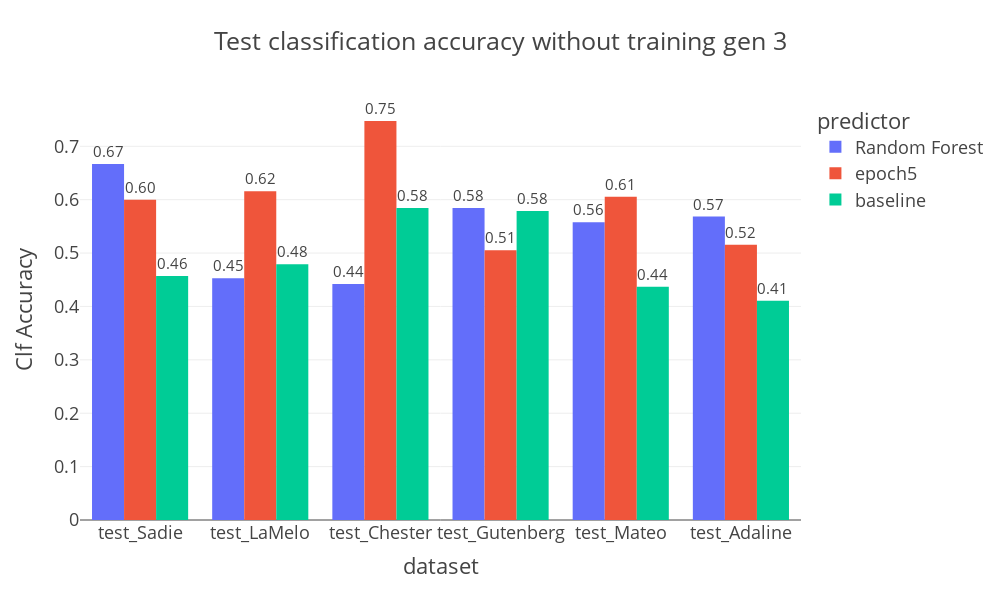

Notebook code cell kept with this figure:
### Code cell
import plotly.express as px
accuracies_dfs=accuracies_dfs[~accuracies_dfs.predictor.isin(["Gradient Boosting","XGBoost"])]
fig = px.histogram(accuracies_dfs, x="dataset", y="acc",
             color='predictor', barmode='group',text_auto=".2f",
            title=f"Test classification accuracy without training gen {generation}"
             )
fig.update_yaxes(title_text='Clf Accuracy')
fig.update_layout(height=600, width=1000, template="presentation")
fig.update_traces(textfont_size=15, textangle=0, textposition="outside", cliponaxis=True)

### Figure 1 — Plotly figure (JSON) as saved in the notebook; plotly's stock layout.template omitted (floating-point values rounded to 4 significant figures)
{"data": [{"alignmentgroup": "True", "bingroup": "x", "cliponaxis": true, "histfunc": "sum", "hovertemplate": "predictor=Random Forest<br>dataset=%{x}<br>sum of acc=%{y}<extra></extra>", "legendgroup": "Random Forest", "marker": {"color": "#636efa", "pattern": {"shape": ""}}, "name": "Random Forest", "offsetgroup": "Random Forest", "orientation": "v", "showlegend": true, "textangle": 0, "textfont": {"size": 15}, "textposition": "outside", "texttemplate": "%{value:.2f}", "type": "histogram", "x": ["test_Sadie", "test_LaMelo", "test_Chester", "test_Gutenberg", "test_Mateo", "test_Adaline"], "xaxis": "x", "y": [0.6667, 0.4526, 0.4421, 0.5842, 0.5579, 0.5684], "yaxis": "y"}, {"alignmentgroup": "True", "bingroup": "x", "cliponaxis": true, "histfunc": "sum", "hovertemplate": "predictor=epoch5<br>dataset=%{x}<br>sum of acc=%{y}<extra></extra>", "legendgroup": "epoch5", "marker": {"color": "#EF553B", "pattern": {"shape": ""}}, "name": "epoch5", "offsetgroup": "epoch5", "orientation": "v", "showlegend": true, "textangle": 0, "textfont": {"size": 15}, "textposition": "outside", "texttemplate": "%{value:.2f}", "type": "histogram", "x": ["test_Sadie", "test_LaMelo", "test_Chester", "test_Gutenberg", "test_Mateo", "test_Adaline"], "xaxis": "x", "y": [0.6, 0.6158, 0.7474, 0.5053, 0.6053, 0.5158], "yaxis": "y"}, {"alignmentgroup": "True", "bingroup": "x", "cliponaxis": true, "histfunc": "sum", "hovertemplate": "predictor=baseline<br>dataset=%{x}<br>sum of acc=%{y}<extra></extra>", "legendgroup": "baseline", "marker": {"color": "#00cc96", "pattern": {"shape": ""}}, "name": "baseline", "offsetgroup": "baseline", "orientation": "v", "showlegend": true, "textangle": 0, "textfont": {"size": 15}, "textposition": "outside", "texttemplate": "%{value:.2f}", "type": "histogram", "x": ["test_Sadie", "test_LaMelo", "test_Chester", "test_Gutenberg", "test_Mateo", "test_Adaline"], "xaxis": "x", "y": [0.4571, 0.4789, 0.5842, 0.5789, 0.4368, 0.4105], "yaxis": "y"}], "layout": {"barmode": "group", "height": 600, "legend": {"title": {"text": "predictor"}, "tracegroupgap": 0}, "title": {"text": "Test classification accuracy without training gen 3"}, "width": 1000, "xaxis": {"anchor": "y", "autorange": true, "domain": [0, 1], "range": [-0.5, 5.5], "title": {"text": "dataset"}, "type": "category"}, "yaxis": {"anchor": "x", "autorange": true, "domain": [0, 1], "range": [0, 0.7867], "title": {"text": "Clf Accuracy"}, "type": "linear"}}}
